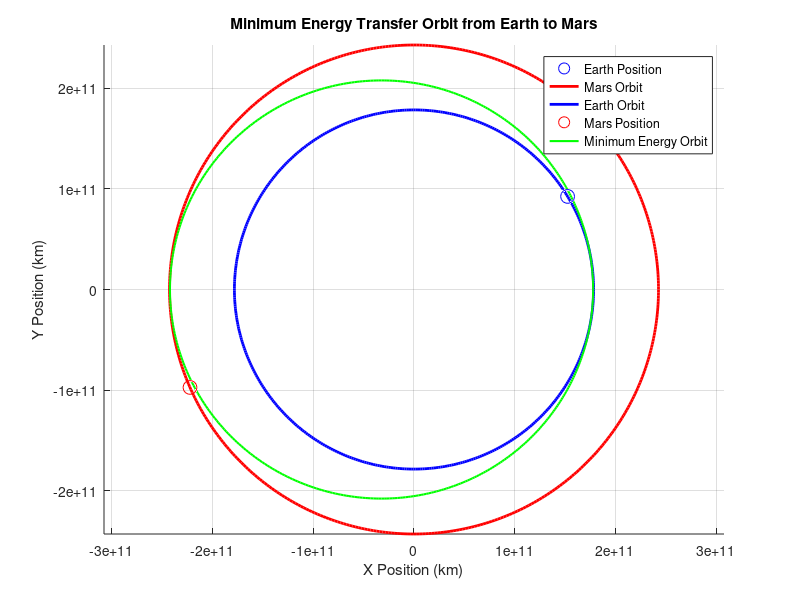

MATLAB code to generate this figure:
clear all
close all
clc

r_Earth_o=[1.525E11 9.242E10 2.2236E7];
r1=r_Earth_o;
v_Earth_o=[-1.9163E4 2.3196E4 -4.2957E-1];
r_Earth_o_mag=norm(r_Earth_o);
v_Earth_o_mag=norm(v_Earth_o);

r_Mars_f=[-2.2242E11 -9.7241E10 3.441E9];
r2=r_Mars_f;
v_Mars_f=[1.0608E4 -2.0205E4 -6.8343E2];
r_Mars_f_mag=norm(r_Mars_f);
v_Mars_f_mag=norm(v_Mars_f);

delta_theta=acos(dot(r_Earth_o,r_Mars_f)/(r_Mars_f_mag*r_Earth_o_mag));
delta_theta=2*pi-delta_theta;

M_Earth=5.97219*10^24;
M_Mars=6.39E23;
G_univ = 6.6743*10^-11;
r_EM=norm(r_Earth_o-r_Mars_f);

M_sun=1.989E30;
mu = G_univ*(M_sun);

%orbital elements from given
epsilon_Earth = (v_Earth_o_mag^2)/2 - mu/r_Earth_o_mag; % Specific orbital energy
a_Earth = -mu/(2*epsilon_Earth); % Semi-major axis
h_Earth = norm(cross(r_Earth_o, v_Earth_o)); % Specific angular momentum
e_Earth = sqrt(1 + (2*epsilon_Earth*h_Earth^2)/mu^2); % Eccentricity

epsilon_Mars = (v_Mars_f_mag^2)/2 - mu/r_Mars_f_mag; % Specific orbital energy
a_Mars = -mu/(2*epsilon_Mars); % Semi-major axis
h_Mars = norm(cross(r_Mars_f, v_Mars_f)); % Specific angular momentum
e_Mars = sqrt(1 + (2*epsilon_Mars*h_Mars^2)/mu^2); % Eccentricity


chord=norm(r2-r1);
s=(norm(r1)+norm(r2)+chord)/2;
% c=2*s-r1-r2;


one_div_p=(chord*sin(delta_theta))/((1-cos(delta_theta))*r_Earth_o_mag*r_Mars_f_mag*sin(delta_theta));
p=1/one_div_p;

e = (r_Mars_f_mag - r_Earth_o_mag) / chord;

 a=0.5*(r_Earth_o_mag+r_Mars_f_mag+chord)/2;
 h=sqrt(mu*p);

 
true_anomaly = linspace(0, 2*pi, 500);

% Parametric equation for the transfer orbit
r_MinOrb = p ./ (1 + e * cos(true_anomaly));


x_minOrb = r_MinOrb .* cos(true_anomaly);
y_minOrb = r_MinOrb .* sin(true_anomaly);
z_minOrb=zeros(size(x_minOrb));
% Plot the orbits and points
%earth and mars
% earth_orbit_x = a_Earth * cos(true_anomaly);
% earth_orbit_y = a_Earth * sin(true_anomaly);
% earth_orbit_z = zeros(size(earth_orbit_x)); % 2D plot for Earth

earth_orbit_x=r_Earth_o_mag*cos(true_anomaly);
earth_orbit_y=r_Earth_o_mag*sin(true_anomaly);
earth_orbit_z=zeros(size(earth_orbit_x)); 
% Plot Mars orbit
% mars_orbit_x = a_Mars * cos(true_anomaly) ;
% mars_orbit_y = a_Mars * sin(true_anomaly);
% mars_orbit_z = zeros(size(mars_orbit_x)); % 2D plot for Mars
mars_orbit_x =r_Mars_f_mag * cos(true_anomaly) ;
mars_orbit_y = r_Mars_f_mag * sin(true_anomaly);
mars_orbit_z =zeros(size(mars_orbit_y));
figure;
hold on;


plot3(r1(1), r1(2),r1(3), 'bo', 'MarkerSize', 10, 'DisplayName', 'Earth Position');
plot3(mars_orbit_x,mars_orbit_y,mars_orbit_z,'r-','LineWidth',2,'DisplayName','Mars Orbit')
plot3(earth_orbit_x,earth_orbit_y,earth_orbit_z,'b-','LineWidth',2,'DisplayName','Earth Orbit')
plot3(r2(1), r2(2),r2(3), 'ro', 'MarkerSize', 10, 'DisplayName', 'Mars Position');
plot3(x_minOrb, y_minOrb,z_minOrb, 'g-', 'LineWidth', 1.5, 'DisplayName', 'Minimum Energy Orbit');

% Plot settings
xlabel('X Position (km)');
ylabel('Y Position (km)');
title('Minimum Energy Transfer Orbit from Earth to Mars');
legend('show');
grid on;
axis equal;
hold off;